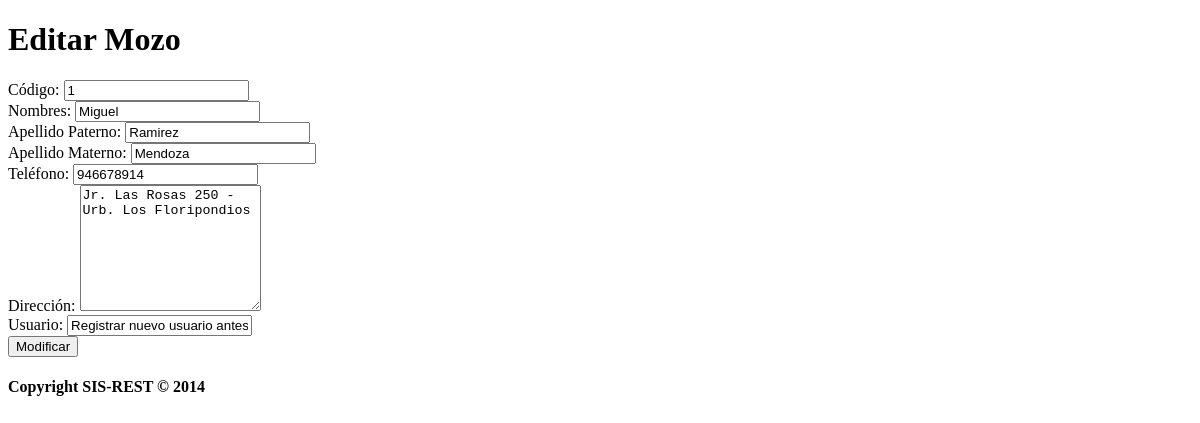
Page /View/Mantenimiento/Mozo/RegistroMozo.php?idMozo=1 (signed in) on the committed database.
### tables this page shows
CREATE TABLE IF NOT EXISTS `mozo` (
  `idMozo` int(11) NOT NULL AUTO_INCREMENT,
  `idUsuario` char(3) NOT NULL,
  `nombres` varchar(50) NOT NULL,
  `apellidoPaterno` varchar(40) NOT NULL,
  `apellidoMaterno` varchar(40) NOT NULL,
  `direccion` varchar(60) DEFAULT NULL,
  `telefono` varchar(10) DEFAULT NULL,
  `estado` char(1) NOT NULL DEFAULT '1',
  PRIMARY KEY (`idMozo`,`idUsuario`),
  KEY `fk_Mozo_Usuario1_idx` (`idUsuario`)
);

### Controller/MantenimientoMozoController.php (called while the page is built, shortened)
<?php
    require_once(__ROOT__.'/DAO/VwMozoDAO.php');
    require_once(__ROOT__.'/DAO/MozoDAO.php');
    require_once(__ROOT__.'/DAO/UsuarioDAO.php');
    $usuarios = getUsuariosByRol("mozo");
    if($submit == "editar") {
        $idMozo = $_GET["idMozo"];
        $mozo = getMozo($idMozo);
    }
?>

### DAO/MozoDAO.php (called while the page is built, shortened)
<?php
    require_once(__ROOT__.'/Util/conexion.php');
    function getMozo($idMozo) {
        global $dbh;
        $rs = $dbh->prepare("select * from Mozo where idMozo=:idMozo");
        $rs->bindParam(":idMozo", $idMozo);
        $rs->execute();
        return $rs->fetch();
    }
?>

### DAO/UsuarioDAO.php (called while the page is built, shortened)
<?php
    require_once(__ROOT__.'/Util/conexion.php');
    function getUsuariosByRol($rol) {
        global $dbh;
        $rs = $dbh->prepare("select u.idUsuario, u.username, u.password, u.rol,	u.estado, m.idMozo, c.idCliente from Usuario u left join Mozo m on m.idUsuario = u.idUsuario left join Cliente c on c.idUsuario = u.idUsuario where u.rol = :rol AND u.estado = 1 AND m.idMozo is null AND c.idCliente is null");
        $rs->bindParam(":rol", $rol);
        $rs->execute();
        return $usuarios;
    }
?>

### View/Mantenimiento/Mozo/RegistroMozo.php (the view, shortened to what this page needs)
<?php
    require_once('../../../Controller/MantenimientoMozoController.php');
?>
<!DOCTYPE html>
<html>
    <head>
        <link rel="stylesheet" type="text/css" href="../../../resources/css/los_patos.min.css" />
        <link rel="stylesheet" href="http://code.jquery.com/mobile/1.3.2/jquery.mobile.structure-1.3.2.min.css" />
    </head>
    <body>
        <div data-role="page" id="registroMozo" data-add-back-btn="true" data-back-btn-text="Atrás" data-theme="a">
            <div data-role="header">
                <?php
                    if(is_array($mozo)) $header = "Editar";
                    else $header = "Nuevo";
                ?>
                <h1><?php echo $header; ?> Mozo</h1>
            </div>
            <div data-role="content">
                <form action="../../../Controller/MantenimientoMozoController.php" method="post" data-ajax="false">
                    <?php if(is_array($mozo)) { ?>
                    <div data-role="fieldcontain">
                        <label for="txtCodigo">Código:</label>
                        <input type="text" name="idMozo" id="txtCodigo" value="<?php if(is_array($mozo)) echo $mozo["idMozo"]; ?>" readonly />
                    </div>
                    <?php } ?>
                    <div data-role="fieldcontain">
                        <label for="txtNombres">Nombres:</label>
                        <input type="text" name="nombres" id="txtNombres" value="<?php if(is_array($mozo)) echo $mozo["nombres"]; ?>" required maxlength="50" />
                    </div>
                    <div data-role="fieldcontain">
                        <label for="txtApellidoPaterno">Apellido Paterno:</label>
                        <input type="text" name="apellidoPaterno" id="txtApellidoPaterno" value="<?php if(is_array($mozo)) echo $mozo["apellidoPaterno"]; ?>" required maxlength="40" />
                    </div>
                    <div data-role="fieldcontain">
                        <label for="txtApellidoMaterno">Apellido Materno:</label>
                        <input type="text" name="apellidoMaterno" id="txtApellidoMaterno" value="<?php if(is_array($mozo)) echo $mozo["apellidoMaterno"]; ?>" required maxlength="40"/>
                    </div>
                    <div data-role="fieldcontain">
                        <label for="txtTelefono">Teléfono:</label>
                        <input type="text" name="telefono" id="txtTelefono" value="<?php if(is_array($mozo)) echo $mozo["telefono"]; ?>" maxlength="10" />
                    </div>
                    <div data-role="fieldcontain">
                        <label for="txtaDireccion">Dirección:</label>
                        <textarea rows="8" name="direccion" id="txtaDireccion" maxlength="60"><?php if(is_array($mozo)) echo $mozo["direccion"]; ?></textarea>
                    </div>
                    <div data-role="fieldcontain">
                        <label for="sltUsuario" class="select">Usuario:</label>
                        <?php
                        if(!is_array($usuarios)) {
                            echo "<input type='text' value='Registrar nuevo usuario antes de continuar' />";
                        } ?>
                    </div>
                    <div data-role="fieldcontain">
                        <?php
                            if(is_array($mozo)) $opcion = "Modificar";
                            else $opcion = "Registrar";
                        ?>
                        <input type="submit" name="submit" value="<?php echo $opcion; ?>" />
                    </div>
                </form>
            </div>
            <div data-role="footer">
                <h4>Copyright SIS-REST &copy; 2014</h4>
            </div>
        </div>
    </body>
</html>

### rows in the picture
mozo: idMozo "1", nombres "Miguel", apellidoPaterno "Ramirez", apellidoMaterno "Mendoza", telefono "946678914", direccion "Jr. Las Rosas 250 - Urb. Los Floripondios"

### other values in the picture
$header "Editar"
